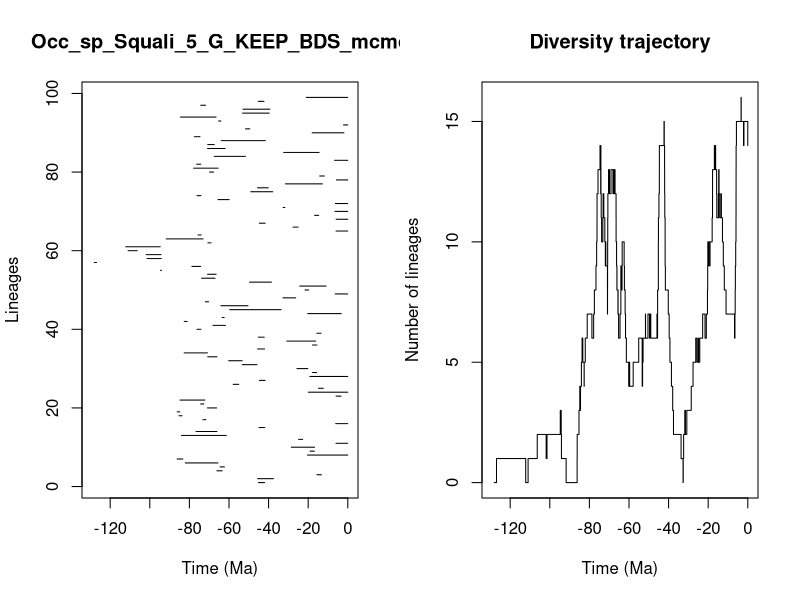

This chart was generated by the following R code:


pdf(file='../Results/Species/5_MA_bins_EXT_EP/pyrate_mcmc_logs/Occ_sp_Squali_5_G_KEEP_BDS_mcmc_LTT.pdf',width=0.6*20, height=0.6*10)
title = "Occ_sp_Squali_5_G_KEEP_BDS_mcmc"
ts=c(45.12621474369304, 45.54294193051338,15.586044460013692,66.1067818253624,64.5215937766716,82.08437461357632,86.19808838747102,20.360783293355237,19.0541151495523,28.551604817899587,5.948578011514992,24.836424450902463,84.03515379639836,76.67554262816273,44.87310038133527,6.095765977323692,73.19723434348744,85.24959879529705,86.16013631954011,70.87192802883638,74.29851173965568,84.76341767414489,5.912776587468061,19.951313388996876,14.786276254081207,57.87847575496617,44.65152816431257,19.160691254743558,17.79166193126746,25.684449085223296,53.32600926883936,60.14829930822647,70.77279392333918,82.66766272912896,45.549995387633984,17.808646672608813,30.78269881224513,45.168702486293775,15.656551036160113,76.14834971431227,68.09828684988882,82.62345140487609,63.49729717380827,20.249020865043178,59.653930708000885,64.10767116670095,71.94609958773056,32.691683633039396,6.359130604982713,21.5936815686995,24.252091359886915,49.61885430503584,73.83139436281085,70.81449505392996,94.6038246301072,78.72646384650777,128.0765013026114,101.39737885630039,101.83692366586227,110.95757609101804,112.16472817937384,70.66258012879229,91.7456300271768,75.63482866976712,5.919162598495679,27.64017875091428,44.674249675102786,5.885292884212227,16.784177481559436,6.4832249639822415,32.59877405422684,6.2760207314085745,65.56926399155905,76.12602457696654,48.98210435149726,45.59591986145867,31.485102739974536,5.732893841493242,14.167592964384959,69.82664111552583,77.85084705837136,76.33472836513737,6.700549347690413,67.4777714424741,32.39929272747019,70.8342816846052,70.73027012534519,63.890779547747435,77.48136986318343,17.99170064937909,51.62987820876178,2.142650383279863,65.25219854861582,84.48364313611205,53.129195388387195,52.884970073814166,74.26708594443443,45.17111655323119,20.93865072636643)
te=c(41.99144060377684, 37.52260346579166,13.322412967680082,63.43082604774239,62.30888173821373,65.55994312464674,83.32265034550603,0.0,16.877861915450886,16.7544028895966,0.0,22.78950077915334,61.32321361019921,66.06607263921836,41.919016317311566,0.0,71.69098824073846,83.69785725288818,84.85471915389283,66.273340607425,72.71215035203309,72.20218973314297,3.3989292308620507,0.0,12.364933462521611,55.086558104963316,41.74848442930795,0.0,15.735670663907042,20.182453413532894,45.87641459199359,53.34300384374349,66.06042778634009,70.88725730902715,42.01861530716879,15.600645749689944,16.231104673824404,42.17809725428459,13.528328488952381,74.17565421241551,61.74524953056881,81.0990662960844,62.442676516107994,3.3157553978023975,33.69142513753305,50.41119966804908,70.33536159000484,26.28625605741443,0.0,19.712157031803233,10.968207553010473,38.56048726278806,67.03133597726757,66.5062378414289,94.11592192103345,74.30164569712746,126.91175972884226,94.23720986540074,94.31216539204124,106.34179482735513,94.70294335583125,69.07040153218027,73.0621899352205,74.02762033526497,0.0,25.065159544130264,41.744794133924906,0.0,14.685193954173611,0.0,31.81152946746489,0.0,59.909107784319325,74.16164217474937,37.92789741755952,40.15691670004944,12.790125354547278,0.0,11.860406787847017,67.70943622255903,65.50191818808679,74.24834384684677,0.0,51.684420719177055,14.498057065466043,61.941943308023795,67.45006182352513,41.62182360599435,74.63745494284211,1.9337170738381666,49.48442964486904,0.0,64.09860351856774,66.52517595708221,39.70532087992544,39.31259560395917,71.83285821488914,42.31539016737023,0.0)
div_traj=c(0, 1,0,1,2,1,2,3,2,3,2,1,0,1,2,3,4,3,4,5,6,5,4,5,6,7,6,7,8,9,10,11,12,13,14,13,12,13,14,13,12,11,10,11,12,11,10,9,10,9,8,7,8,9,10,11,12,13,12,13,12,13,12,13,12,11,10,9,8,9,8,7,8,7,6,7,8,9,8,9,10,9,8,7,6,5,4,5,4,5,6,5,4,5,6,7,6,7,6,7,6,7,6,7,8,9,10,11,12,13,14,15,14,13,12,11,10,9,8,7,6,5,4,3,2,1,0,1,2,3,2,3,4,5,6,5,6,5,6,7,6,7,8,9,10,9,10,9,10,11,12,13,14,13,14,13,12,11,12,11,12,13,12,11,12,11,10,9,8,7,6,7,8,9,10,11,12,13,14,15,16,15,14,15,14)
time_events=c(128.0765013026114, 126.91175972884226,112.16472817937384,110.95757609101804,106.34179482735513,101.83692366586227,101.39737885630039,94.70294335583125,94.6038246301072,94.31216539204124,94.23720986540074,94.11592192103345,91.7456300271768,86.19808838747102,86.16013631954011,85.24959879529705,84.85471915389283,84.76341767414489,84.48364313611205,84.03515379639836,83.69785725288818,83.32265034550603,82.66766272912896,82.62345140487609,82.08437461357632,81.0990662960844,78.72646384650777,77.85084705837136,77.48136986318343,76.67554262816273,76.33472836513737,76.14834971431227,76.12602457696654,75.63482866976712,74.63745494284211,74.30164569712746,74.29851173965568,74.26708594443443,74.24834384684677,74.17565421241551,74.16164217474937,74.02762033526497,73.83139436281085,73.19723434348744,73.0621899352205,72.71215035203309,72.20218973314297,71.94609958773056,71.83285821488914,71.69098824073846,70.88725730902715,70.87192802883638,70.8342816846052,70.81449505392996,70.77279392333918,70.73027012534519,70.66258012879229,70.33536159000484,69.82664111552583,69.07040153218027,68.09828684988882,67.70943622255903,67.4777714424741,67.45006182352513,67.03133597726757,66.52517595708221,66.5062378414289,66.273340607425,66.1067818253624,66.06607263921836,66.06042778634009,65.56926399155905,65.55994312464674,65.50191818808679,65.25219854861582,64.5215937766716,64.10767116670095,64.09860351856774,63.890779547747435,63.49729717380827,63.43082604774239,62.442676516107994,62.30888173821373,61.941943308023795,61.74524953056881,61.32321361019921,60.14829930822647,59.909107784319325,59.653930708000885,57.87847575496617,55.086558104963316,53.34300384374349,53.32600926883936,53.129195388387195,52.884970073814166,51.684420719177055,51.62987820876178,50.41119966804908,49.61885430503584,49.48442964486904,48.98210435149726,45.87641459199359,45.59591986145867,45.549995387633984,45.54294193051338,45.17111655323119,45.168702486293775,45.12621474369304,44.87310038133527,44.674249675102786,44.65152816431257,42.31539016737023,42.17809725428459,42.01861530716879,41.99144060377684,41.919016317311566,41.74848442930795,41.744794133924906,41.62182360599435,40.15691670004944,39.70532087992544,39.31259560395917,38.56048726278806,37.92789741755952,37.52260346579166,33.69142513753305,32.691683633039396,32.59877405422684,32.39929272747019,31.81152946746489,31.485102739974536,30.78269881224513,28.551604817899587,27.64017875091428,26.28625605741443,25.684449085223296,25.065159544130264,24.836424450902463,24.252091359886915,22.78950077915334,21.5936815686995,20.93865072636643,20.360783293355237,20.249020865043178,20.182453413532894,19.951313388996876,19.712157031803233,19.160691254743558,19.0541151495523,17.99170064937909,17.808646672608813,17.79166193126746,16.877861915450886,16.784177481559436,16.7544028895966,16.231104673824404,15.735670663907042,15.656551036160113,15.600645749689944,15.586044460013692,14.786276254081207,14.685193954173611,14.498057065466043,14.167592964384959,13.528328488952381,13.322412967680082,12.790125354547278,12.364933462521611,11.860406787847017,10.968207553010473,6.700549347690413,6.4832249639822415,6.359130604982713,6.2760207314085745,6.095765977323692,5.948578011514992,5.919162598495679,5.912776587468061,5.885292884212227,5.732893841493242,3.3989292308620507,3.3157553978023975,2.142650383279863,1.9337170738381666,0.0)
                par(mfrow=c(1,2))
                L = length(ts)
                plot(ts, 1:L , xlim=c(-max(ts)-1,0), pch=20, type="n", main=title,xlab="Time (Ma)",ylab="Lineages")
                for (i in 1:L){segments(x0=-te[i],y0=i,x1=-ts[i],y1=i)}    
                t = -time_events
                plot(div_traj ~ t,type="s", main = "Diversity trajectory",xlab="Time (Ma)",ylab="Number of lineages",xlim=c(-max(ts)-1,0))
                abline(v=c(65,200,251,367,445),lty=2,col="gray")
                
